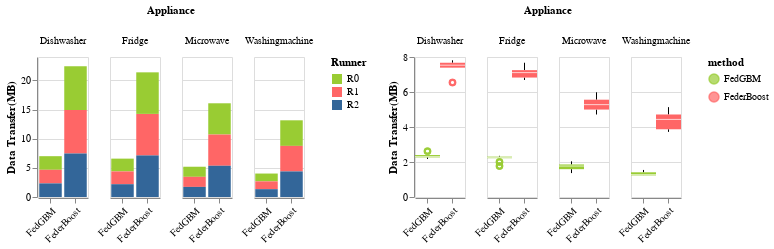

Notebook source saved alongside this figure:
### Code cell
alt.hconcat(chart1, chart2).resolve_scale(  
    color='independent'
)

### Figure 1 — Vega-Lite specification as saved in the notebook (floating-point values rounded to 4 significant figures; data arrays with more than 128 entries replaced by an {"elided": "..."} marker saying what was removed)
{"config": {"view": {"continuousWidth": 400, "continuousHeight": 300}}, "hconcat": [{"mark": "bar", "encoding": {"color": {"type": "nominal", "field": "Runner", "legend": {"title": "Runner"}, "scale": {"domain": ["R0", "R1", "R2"], "range": ["#99cc33", "#FF6666", "#336699"]}}, "column": {"type": "nominal", "field": "Appliance"}, "x": {"type": "ordinal", "axis": {"labelAngle": -45}, "field": "method", "title": ""}, "y": {"type": "quantitative", "aggregate": "mean", "field": "volumn", "title": "Data Transfer(MB)"}}, "height": 140, "width": 50}, {"mark": {"type": "boxplot", "size": 25}, "encoding": {"color": {"type": "nominal", "field": "method", "legend": {"title": "method"}, "scale": {"domain": ["FedGBM", "FederBoost"], "range": ["#99cc33", "#FF6666"]}}, "column": {"type": "nominal", "field": "Appliance"}, "x": {"type": "ordinal", "axis": {"labelAngle": -45}, "field": "method", "title": ""}, "y": {"type": "quantitative", "field": "volumn", "title": "Data Transfer(MB)"}}, "height": 140, "width": 50}], "data": {"name": "data-0b1da81bf020aa75470560ef977b625d"}, "resolve": {"scale": {"color": "independent"}}, "$schema": "https://vega.github.io/schema/vega-lite/v4.8.1.json", "datasets": {"data-0b1da81bf020aa75470560ef977b625d": {"elided": "216 records"}}}
